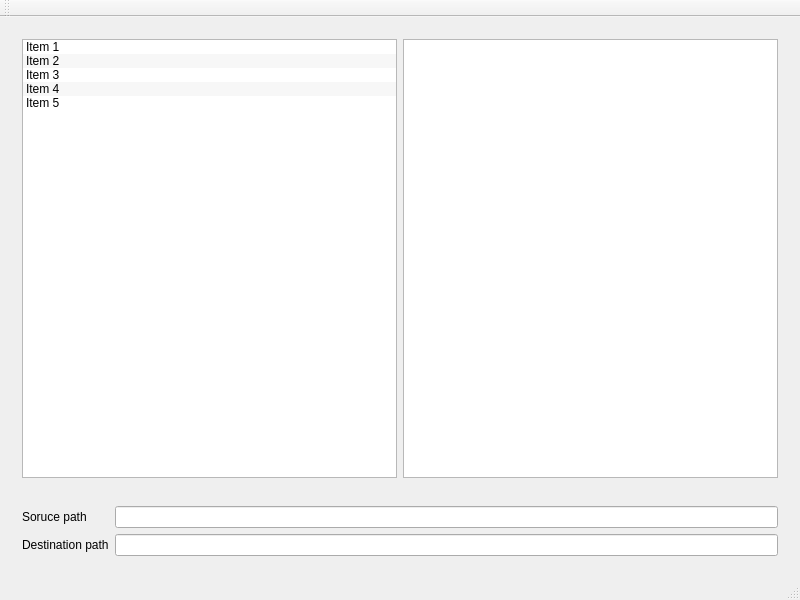
<?xml version="1.0" encoding="UTF-8"?>
<ui version="4.0">
 <class>MainWindow</class>
 <widget class="QMainWindow" name="MainWindow">
  <property name="geometry">
   <rect>
    <x>0</x>
    <y>0</y>
    <width>800</width>
    <height>600</height>
   </rect>
  </property>
  <property name="windowTitle">
   <string>PhotoSpace</string>
  </property>
  <widget class="QWidget" name="centralWidget">
   <layout class="QVBoxLayout" name="verticalLayout">
    <item>
     <widget class="QWidget" name="widget_2" native="true">
      <layout class="QHBoxLayout" name="horizontalLayout">
       <item>
        <widget class="SourceListWidget" name="sourceListWidget">
         <property name="acceptDrops">
          <bool>true</bool>
         </property>
         <property name="editTriggers">
          <set>QAbstractItemView::NoEditTriggers</set>
         </property>
         <property name="dragEnabled">
          <bool>true</bool>
         </property>
         <property name="dragDropMode">
          <enum>QAbstractItemView::DragDrop</enum>
         </property>
         <property name="defaultDropAction">
          <enum>Qt::MoveAction</enum>
         </property>
         <property name="alternatingRowColors">
          <bool>true</bool>
         </property>
         <item>
          <property name="text">
           <string>Item 1</string>
          </property>
         </item>
         <item>
          <property name="text">
           <string>Item 2</string>
          </property>
         </item>
         <item>
          <property name="text">
           <string>Item 3</string>
          </property>
         </item>
         <item>
          <property name="text">
           <string>Item 4</string>
          </property>
         </item>
         <item>
          <property name="text">
           <string>Item 5</string>
          </property>
         </item>
        </widget>
       </item>
       <item>
        <widget class="DestinationListWidget" name="destinationListWidget">
         <property name="acceptDrops">
          <bool>true</bool>
         </property>
         <property name="editTriggers">
          <set>QAbstractItemView::NoEditTriggers</set>
         </property>
         <property name="dragEnabled">
          <bool>true</bool>
         </property>
         <property name="dragDropOverwriteMode">
          <bool>false</bool>
         </property>
         <property name="dragDropMode">
          <enum>QAbstractItemView::DragDrop</enum>
         </property>
         <property name="defaultDropAction">
          <enum>Qt::MoveAction</enum>
         </property>
         <property name="alternatingRowColors">
          <bool>true</bool>
         </property>
         <property name="selectionMode">
          <enum>QAbstractItemView::SingleSelection</enum>
         </property>
         <property name="selectionRectVisible">
          <bool>false</bool>
         </property>
        </widget>
       </item>
      </layout>
     </widget>
    </item>
    <item>
     <widget class="QWidget" name="widget" native="true">
      <property name="sizePolicy">
       <sizepolicy hsizetype="Preferred" vsizetype="Fixed">
        <horstretch>0</horstretch>
        <verstretch>0</verstretch>
       </sizepolicy>
      </property>
      <property name="minimumSize">
       <size>
        <width>0</width>
        <height>50</height>
       </size>
      </property>
      <layout class="QGridLayout" name="gridLayout">
       <item row="0" column="0">
        <widget class="QLabel" name="label">
         <property name="text">
          <string>Soruce path</string>
         </property>
        </widget>
       </item>
       <item row="0" column="1">
        <widget class="QLineEdit" name="lineEdit">
         <property name="readOnly">
          <bool>true</bool>
         </property>
        </widget>
       </item>
       <item row="1" column="0">
        <widget class="QLabel" name="label_2">
         <property name="text">
          <string>Destination path</string>
         </property>
        </widget>
       </item>
       <item row="1" column="1">
        <widget class="QLineEdit" name="lineEdit_2">
         <property name="readOnly">
          <bool>true</bool>
         </property>
        </widget>
       </item>
      </layout>
     </widget>
    </item>
   </layout>
  </widget>
  <widget class="QMenuBar" name="menuBar">
   <property name="geometry">
    <rect>
     <x>0</x>
     <y>0</y>
     <width>800</width>
     <height>22</height>
    </rect>
   </property>
  </widget>
  <widget class="QToolBar" name="mainToolBar">
   <attribute name="toolBarArea">
    <enum>TopToolBarArea</enum>
   </attribute>
   <attribute name="toolBarBreak">
    <bool>false</bool>
   </attribute>
  </widget>
  <widget class="QStatusBar" name="statusBar"/>
 </widget>
 <layoutdefault spacing="6" margin="11"/>
 <customwidgets>
  <customwidget>
   <class>DestinationListWidget</class>
   <extends>QListWidget</extends>
   <header>gui/widgets/destination_list_widget.h</header>
  </customwidget>
  <customwidget>
   <class>SourceListWidget</class>
   <extends>QListWidget</extends>
   <header>gui/widgets/source_list_widget.h</header>
  </customwidget>
 </customwidgets>
 <resources/>
 <connections/>
</ui>
